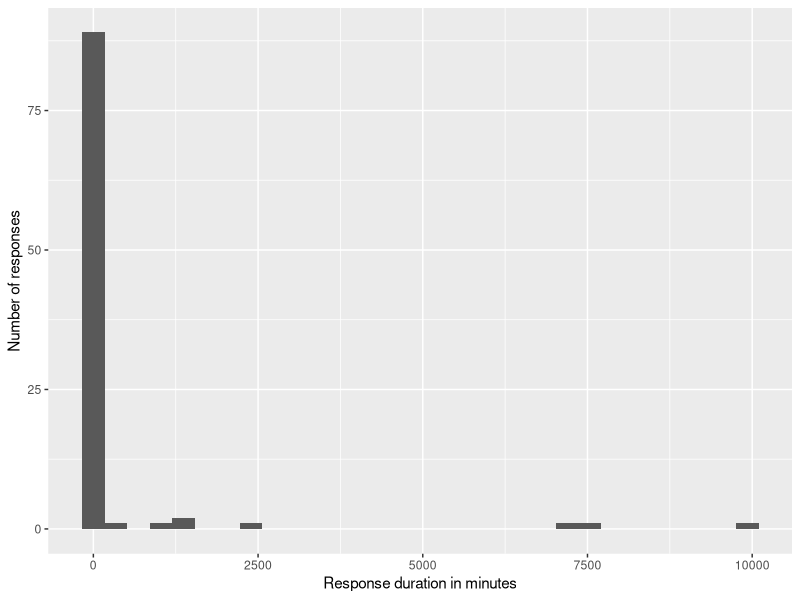
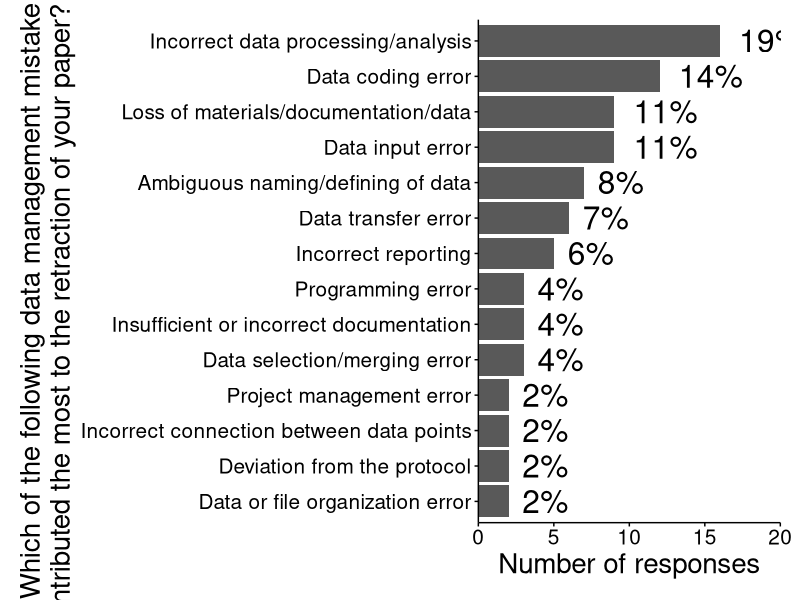
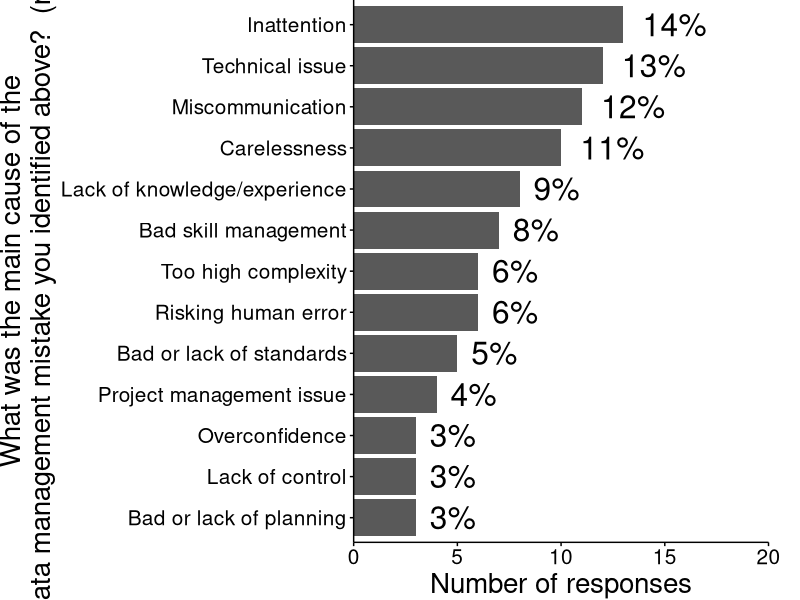
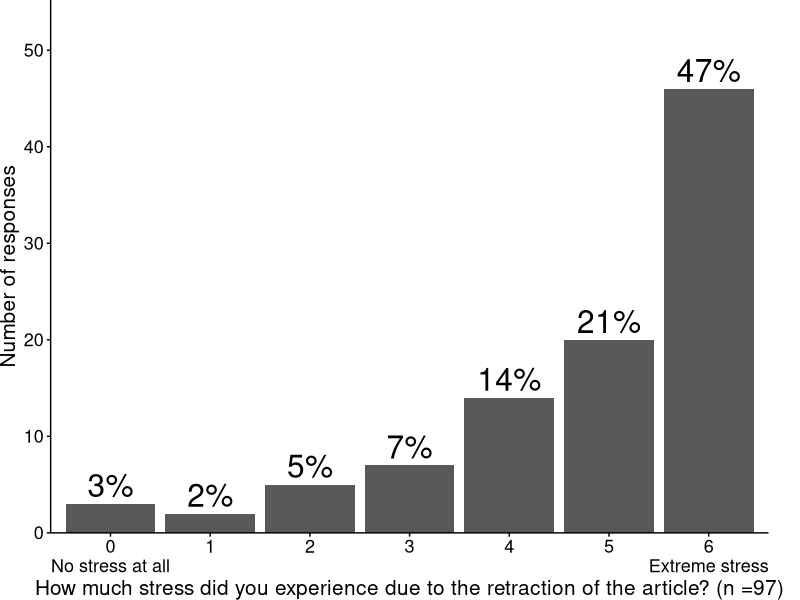
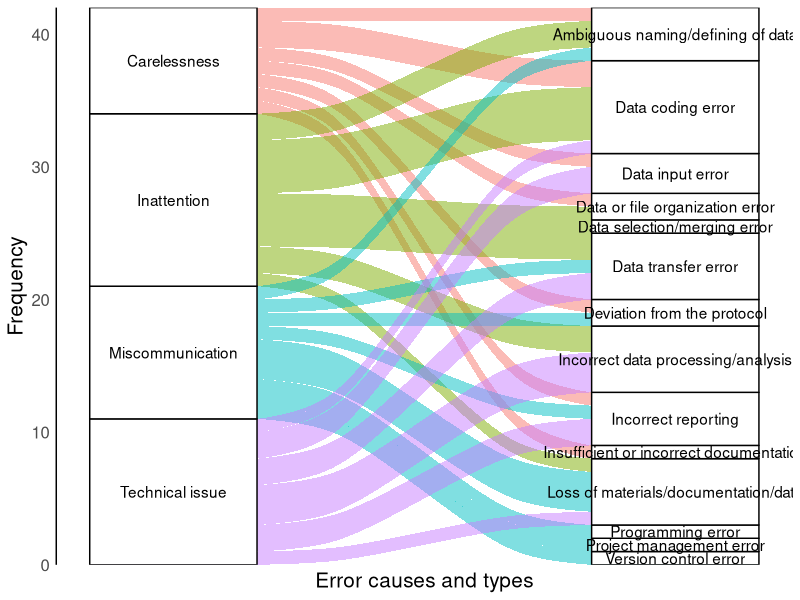
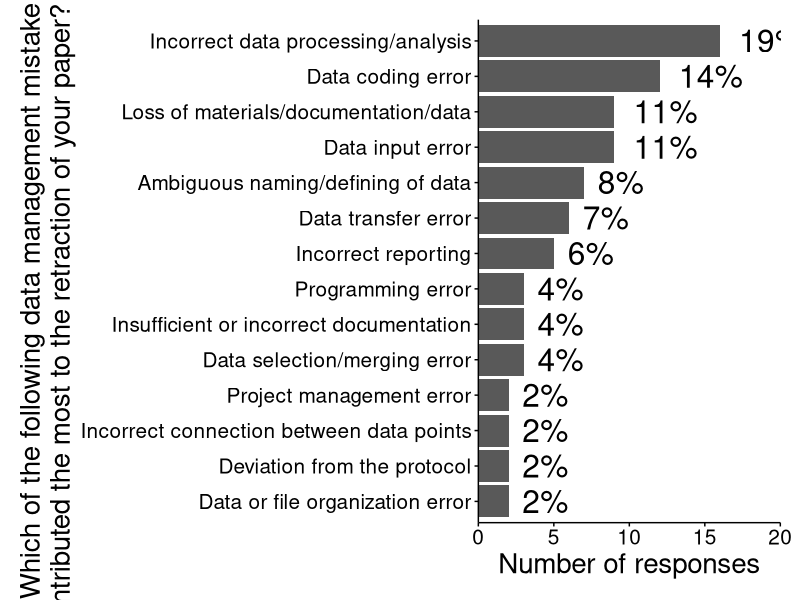
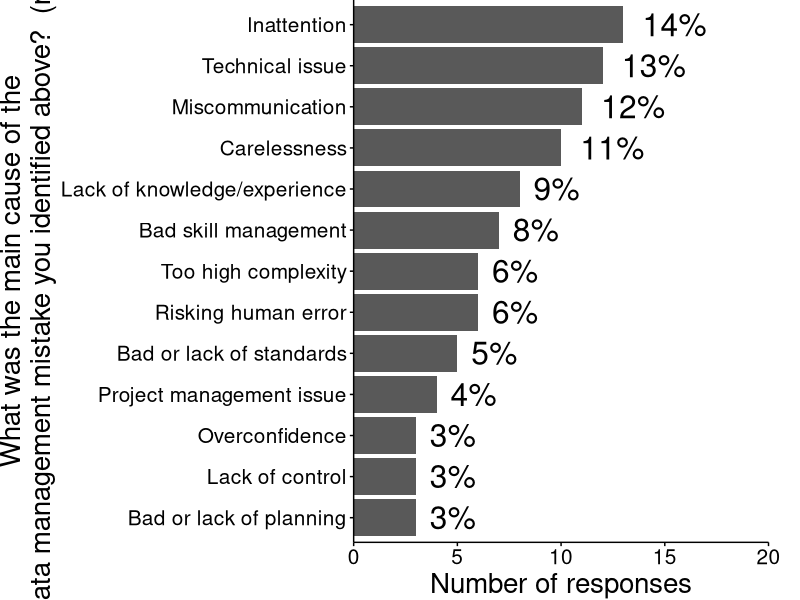
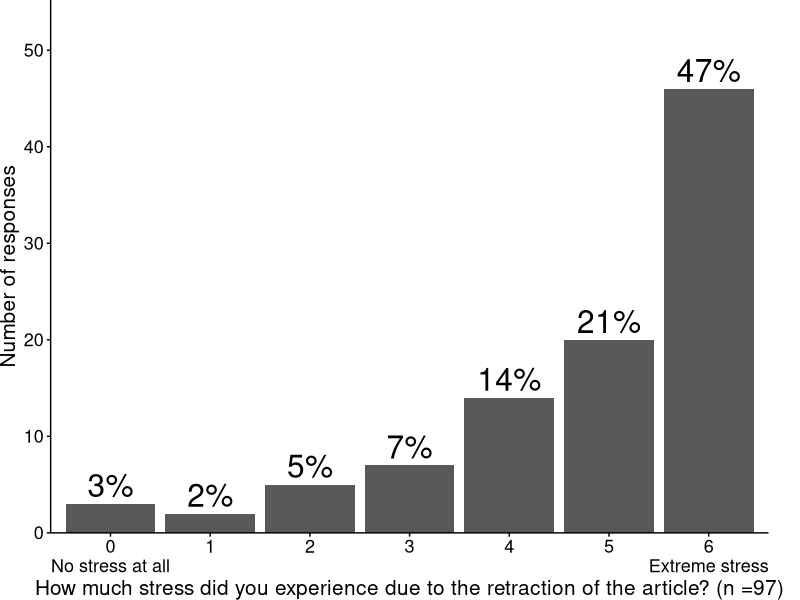

The R script that drew these images, in order:
## ---- chunk 1
knitr::opts_chunk$set(echo = TRUE)
library(tidyverse)
library(here)
library(ggalluvial)
## ---- chunk 2
processed <- read_csv(here("data/processed/retractionwatch_processed_data.csv"))
## ---- chunk 3
# We will only need the duration in minutes for the main analysis so we calculate it here
processed <-
  processed |>  
  mutate(duration_in_mins = duration_in_seconds / 60)

processed |> 
  ggplot() +
  aes(x = duration_in_mins) +
  geom_histogram() +
  labs(
    x = "Response duration in minutes",
    y = "Number of responses"
  )
## ---- chunk 4
mistake_type_plot_data <-
  processed |> 
  # Excluding missing and dropped responses
  filter(!is.na(mistake_type)) |> 
  select(mistake_type) |> 
  count(mistake_type) |> 
  ungroup() |> 
  mutate(N = sum(n),
         percentage = round(n / N * 100, 0)) |> 
  arrange(desc(n))

glue::glue_collapse(mistake_type_plot_data$mistake_type, sep = "\n")

# y_max <- max(mistake_type_plot_data$n) + 10
  
mistake_type_plot <-
  mistake_type_plot_data |> 
  filter(n > 1) |> 
  ggplot() +
  aes(x = reorder(mistake_type, n), y = n) +
  geom_bar(stat = "identity") +
  geom_text(aes(label = paste0(percentage, "%")), size = 8, hjust = -0.3) +
  labs(x = paste0("Which of the following data management mistake type\ncontributed the most to the retraction of your paper? (n =", unique(mistake_type_plot_data$N), ")"),
       y = "Number of responses") +
  coord_flip() +
  scale_y_continuous(expand = c(0,0), limit = c(0, 20)) +
  theme(
    axis.ticks = element_line(color = "black"),
    axis.line = element_line(color = "black"),
    axis.text = element_text(color = "black", size = 15),
    panel.background = element_blank(),
    axis.title = element_text(size = 20),
    plot.margin = unit(c(0.5, 0.5, 0.5, 0.5), "cm")
    )

ggsave(here::here("figures/mistake_type_plot.jpg"), mistake_type_plot, dpi = 300, height = 10, width = 14)

mistake_type_plot
## ---- chunk 5
processed |> 
  filter(is.na(mistake_type)) |>
  nrow()
## ---- chunk 6
mistake_cause_plot_data <-
  processed |> 
  select(mistake_cause) |> 
  # Excluding missing and irrelevant responses
  filter(!is.na(mistake_cause)) |> 
  count(mistake_cause) |> 
  ungroup() |> 
  mutate(N = sum(n),
         percentage = round(n / N * 100, 0)) |> 
  arrange(desc(n))

# y_max <- max(mistake_cause_plot_data$n) * 1.2
  
mistake_cause_plot <-
  mistake_cause_plot_data |> 
  filter(n > 1) |> 
  ggplot() +
  aes(x = reorder(mistake_cause, n), y = n) +
  geom_bar(stat = "identity") +
  geom_text(aes(label = paste0(percentage, "%")), size = 8, hjust = -0.3) +
  labs(x = paste0("What was the main cause of the\ndata management mistake you identified above?  (n =", unique(mistake_cause_plot_data$N), ")"),
       y = "Number of responses") +
  coord_flip() +
  scale_y_continuous(expand = c(0,0), limit = c(0, 20)) +
  theme(
    axis.ticks = element_line(color = "black"),
    axis.line = element_line(color = "black"),
    axis.text = element_text(color = "black", size = 15),
    panel.background = element_blank(),
    axis.title = element_text(size = 20),
    plot.margin = unit(c(0,0.8,0,0), "cm")
    )

ggsave(here::here("figures/mistake_cause_plot.jpg"), mistake_cause_plot, dpi = 300, height = 10, width = 14)

mistake_cause_plot
## ---- chunk 7
processed |> 
  filter(is.na(mistake_cause)) |>
  nrow()
## ---- chunk 8
stress_plot_data <-
  processed |> 
  select(stress) |> 
  count(stress) |> 
  ungroup() |> 
  mutate(
    N = sum(n),
    percentage = round(n / N * 100, 0),
    stress = case_when(
      stress == 0 ~ "0\nNo stress at all",
      stress == 1 ~ "1",
      stress == 2 ~ "2",
      stress == 3 ~ "3",
      stress == 4 ~ "4",
      stress == 5 ~ "5",
      stress == 6 ~ "6\nExtreme stress"
      ),
    stress = factor(stress, levels = c("0\nNo stress at all" , "1" , "2" , "3" , "4" , "5" , "6\nExtreme stress"))
    )

y_max <- max(stress_plot_data$n) * 1.2

stress_plot <-
  stress_plot_data |> 
  ggplot() +
  aes(x = stress, y = n) +
  geom_bar(stat = "identity") +
  geom_text(aes(label = paste0(percentage, "%")), size = 8, vjust = -0.3) +
  labs(x = paste0("How much stress did you experience due to the retraction of the article? (n =", unique(stress_plot_data$N), ")"),
       y = "Number of responses") +
  scale_y_continuous(expand = c(0,0), limit = c(0, y_max)) +
  theme(
    axis.ticks = element_line(color = "black"),
    axis.line = element_line(color = "black"),
    axis.text = element_text(color = "black", size = 13),
    panel.background = element_blank(),
    axis.title = element_text(size = 15),
    plot.margin = unit(c(0,0.8,0,0), "cm")
    )

ggsave(here::here("figures/stress_plot.jpg"), stress_plot, dpi = 300, height = 5, width = 10)

stress_plot
## ---- chunk 9
# Median
median(processed$stress, na.rm = TRUE)

# Quantile 25%
quantile(processed$stress, .25, na.rm = TRUE)

# Quantile 75%
quantile(processed$stress, .75, na.rm = TRUE)
## ---- chunk 10
processed |> 
  select(workflow) |> 
  count(workflow) |> 
  ungroup() |> 
  mutate(
    N = sum(n),
    percentage = round(n / N * 100, 0)
    )
## ---- chunk 11
mistake_cause_type_plot_data <-
  processed |> 
  select(mistake_cause, mistake_type) |> 
  filter(!is.na(mistake_type)) |> 
  # Excluding missing and irrelevant responses
  filter(!is.na(mistake_cause)) |> 
  filter(mistake_cause %in% c("Inattention", "Technical issue", "Miscommunication", "Carelessness")) |> 
  count(mistake_cause, mistake_type) |> 
  group_by(mistake_cause) |>
  mutate(N = sum(n),
         percentage = round(n / N * 100, 0)) |> 
  arrange(mistake_cause)

# Number of all responses for this figure
mistake_cause_type_plot_data |> ungroup() |> summarise(all = sum(n))

mistake_cause_type_plot <-
  ggplot(data = mistake_cause_type_plot_data,
         aes(axis1 = mistake_cause, axis2 = mistake_type, y = n)) +
  geom_alluvium(aes(fill = mistake_cause)) +
  geom_stratum() +
  geom_text(stat = "stratum", aes(label = after_stat(stratum))) +
  scale_y_continuous(expand = c(0, 0)) +
  labs(
    x = "Error causes and types",
    y = "Frequency"
  ) +
  theme_minimal() +
  theme(
    panel.grid = element_blank(),
    axis.line.y = element_line(color = "black"),
    axis.line.x = element_blank(),
    legend.position = "none",
    axis.text.x = element_blank(),
    axis.title = element_text(size = 15),
    axis.text.y = element_text(size = 12)
  )

ggsave(here::here("figures/mistake_cause_type_plot.jpg"), mistake_cause_type_plot, dpi = 300, height = 10, width = 14)

mistake_cause_type_plot
